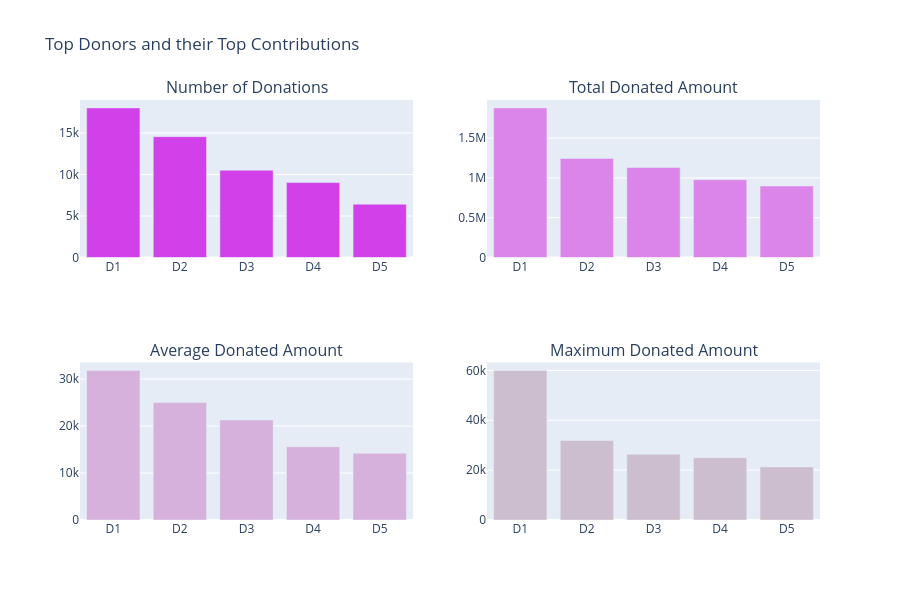

Notebook code cell kept with this figure:
### Markdown cell above
> - **Mejores proyectos**  
> - En la historia de DonorsChoose, diferentes proyectos han recibido números variables de donaciones, desde tan solo 1 hasta un máximo de 800 donaciones. El número máximo de donaciones realizadas en un solo proyecto es de 863. Este fue un proyecto liderado por un docente y su título era "**Vallecito StandUpKids Pilot Standing School!**" (mostrado como Pa1 en el primer gráfico). En este proyecto se financió un total de **USD 108,248.30** y fue completamente financiado el 26 de agosto de 2015.  
> - Hay otros tres proyectos con un número muy elevado de donaciones (superior a 600).  
> - En noviembre de 2016, se inició un proyecto titulado "**Varsity and After-School Fencing Teams in NYC**" (mostrado como Pc1 en el segundo gráfico) con un total de 18 donaciones. Este proyecto tuvo el monto promedio más alto por donante, igual a **USD 1850**.  
> - En el proyecto titulado "**Learning to Play While Playing to Learn!**" (mostrado como Pd1 en el cuarto gráfico), se donó el monto máximo de una sola donación, igual a **USD 60,000**, que es la donación única más alta en la historia de DonorsChoose.  

## <a id="3.3">3.3 ¿Quiénes son los mejores donantes?</a>

Identifiquemos a los donantes que realizaron las contribuciones más destacadas y sus valores, es decir:
- 3.3.1 Donantes que han realizado el mayor número de donaciones
- 3.3.2 Donantes que han financiado los montos totales más altos
- 3.3.3 Donantes que financian los montos promedio más altos en donaciones individuales
- 3.3.4 Donantes que han financiado el monto donado único más alto

### Code cell
# Which Projects Had the maximum Donations 

tempdf = donations_df.groupby('Donor ID').agg({'Donor ID' : 'count', 'Donation Amount' : 'sum'}).rename(columns={'Donor ID' : "Total Donations", 'Donation Amount' : "Total Amount"}).reset_index()
tempdf['Average Donation Amount'] = tempdf['Total Amount'] / tempdf['Total Donations']

tempdf1 = tempdf.sort_values(by=['Total Donations'], ascending=[False])
x = tempdf1.head(5)['Donor ID']
x = ["D"+str(i+1) for i in range(len(x))]
y = tempdf1.head(5)['Total Donations']
tr1 = bar_ver_noagg(x, y, 'Total Donations', '#d141ea', lm=None, rt=True)

tempdf1 = tempdf.sort_values(by=['Total Amount'], ascending=[False])
x = tempdf1.head(5)['Donor ID']
x = ["D"+str(i+1) for i in range(len(x))]
y = tempdf1.head(5)['Total Amount']
tr2 = bar_ver_noagg(x, y, 'Average Donations', '#db85ea', lm=None, rt=True)

tempdf1 = tempdf.sort_values(by=['Average Donation Amount'], ascending=[False])
x = tempdf1.head(5)['Donor ID']
x = ["D"+str(i+1) for i in range(len(x))]
y = tempdf1.head(5)['Average Donation Amount']
tr3 = bar_ver_noagg(x, y, 'Average Donations', '#d5b1db', lm=None, rt=True)

tempdf = donations_df.groupby('Donor ID').agg({'Donor ID' : 'count', 'Donation Amount' : 'max'}).rename(columns={'Donor ID' : "Total Donations", 'Donation Amount' : "Maximum Donations"}).reset_index()
tempdf1 = tempdf.sort_values(by=['Maximum Donations'], ascending=[False])
x = tempdf1.head(5)['Donor ID']
x = ["D"+str(i+1) for i in range(len(x))]
y = tempdf1.head(5)['Maximum Donations']
tr4 = bar_ver_noagg(x, y, 'Maximum Donations', '#ccbece', lm=None, rt=True)

fig = tools.make_subplots(rows=2, cols=2, print_grid=False, subplot_titles = ['Number of Donations', "Total Donated Amount", 'Average Donated Amount', 'Maximum Donated Amount'])
fig.append_trace(tr1, 1, 1);
fig.append_trace(tr2, 1, 2);
fig.append_trace(tr3, 2, 1);
fig.append_trace(tr4, 2, 2);

fig['layout'].update(height=600, showlegend=False, title='Top Donors and their Top Contributions');
iplot(fig);

### Figure 1 — Plotly figure (JSON) as saved in the notebook; plotly's stock layout.template omitted (floating-point values rounded to 4 significant figures)
{"data": [{"marker": {"color": "#d141ea"}, "type": "bar", "x": ["D1", "D2", "D3", "D4", "D5"], "xaxis": "x", "y": [18035, 14565, 10515, 9029, 6427], "yaxis": "y"}, {"marker": {"color": "#db85ea"}, "type": "bar", "x": ["D1", "D2", "D3", "D4", "D5"], "xaxis": "x2", "y": [1880000.0, 1244000.0, 1131000.0, 977600.0, 897400.0], "yaxis": "y2"}, {"marker": {"color": "#d5b1db"}, "type": "bar", "x": ["D1", "D2", "D3", "D4", "D5"], "xaxis": "x3", "y": [31860.0, 25000.0, 21300.0, 15600.0, 14200.0], "yaxis": "y3"}, {"marker": {"color": "#ccbece"}, "type": "bar", "x": ["D1", "D2", "D3", "D4", "D5"], "xaxis": "x4", "y": [60000.0, 31860.0, 26370.0, 25000.0, 21300.0], "yaxis": "y4"}], "layout": {"annotations": [{"font": {"size": 16}, "showarrow": false, "text": "Number of Donations", "x": 0.225, "xanchor": "center", "xref": "paper", "y": 1, "yanchor": "bottom", "yref": "paper"}, {"font": {"size": 16}, "showarrow": false, "text": "Total Donated Amount", "x": 0.775, "xanchor": "center", "xref": "paper", "y": 1, "yanchor": "bottom", "yref": "paper"}, {"font": {"size": 16}, "showarrow": false, "text": "Average Donated Amount", "x": 0.225, "xanchor": "center", "xref": "paper", "y": 0.375, "yanchor": "bottom", "yref": "paper"}, {"font": {"size": 16}, "showarrow": false, "text": "Maximum Donated Amount", "x": 0.775, "xanchor": "center", "xref": "paper", "y": 0.375, "yanchor": "bottom", "yref": "paper"}], "height": 600, "showlegend": false, "title": {"text": "Top Donors and their Top Contributions"}, "xaxis": {"anchor": "y", "domain": [0, 0.45]}, "xaxis2": {"anchor": "y2", "domain": [0.55, 1]}, "xaxis3": {"anchor": "y3", "domain": [0, 0.45]}, "xaxis4": {"anchor": "y4", "domain": [0.55, 1]}, "yaxis": {"anchor": "x", "domain": [0.625, 1]}, "yaxis2": {"anchor": "x2", "domain": [0.625, 1]}, "yaxis3": {"anchor": "x3", "domain": [0, 0.375]}, "yaxis4": {"anchor": "x4", "domain": [0, 0.375]}}}
